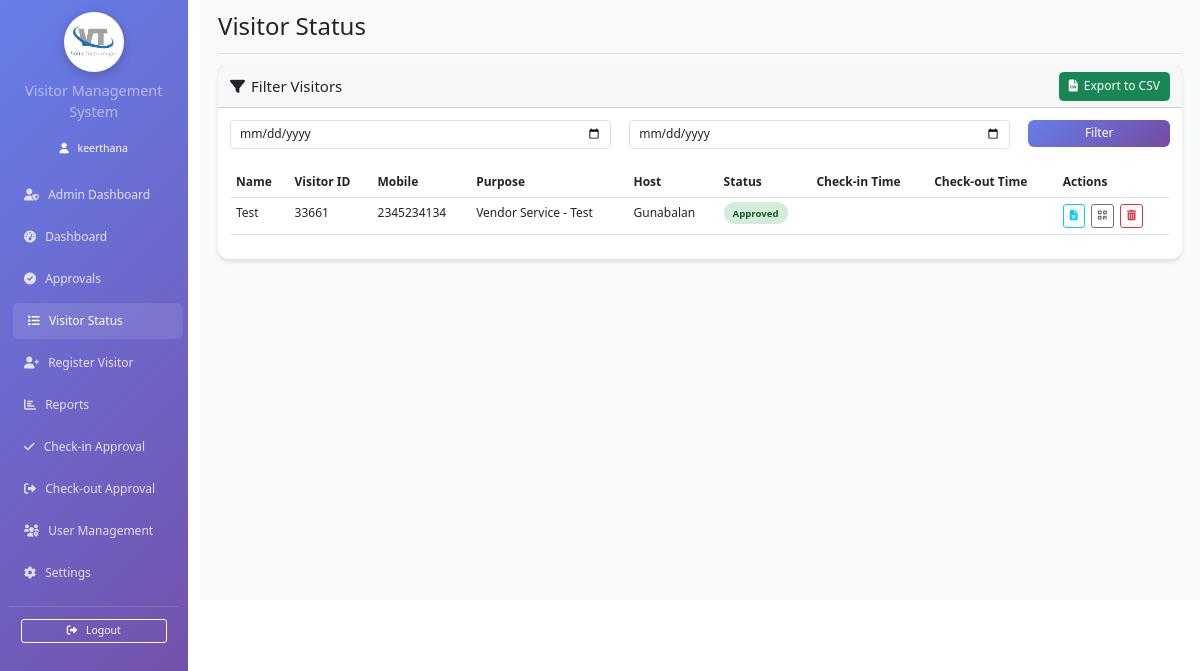
The page /vms/visitor_status (signed in) on the database as committed earlier.
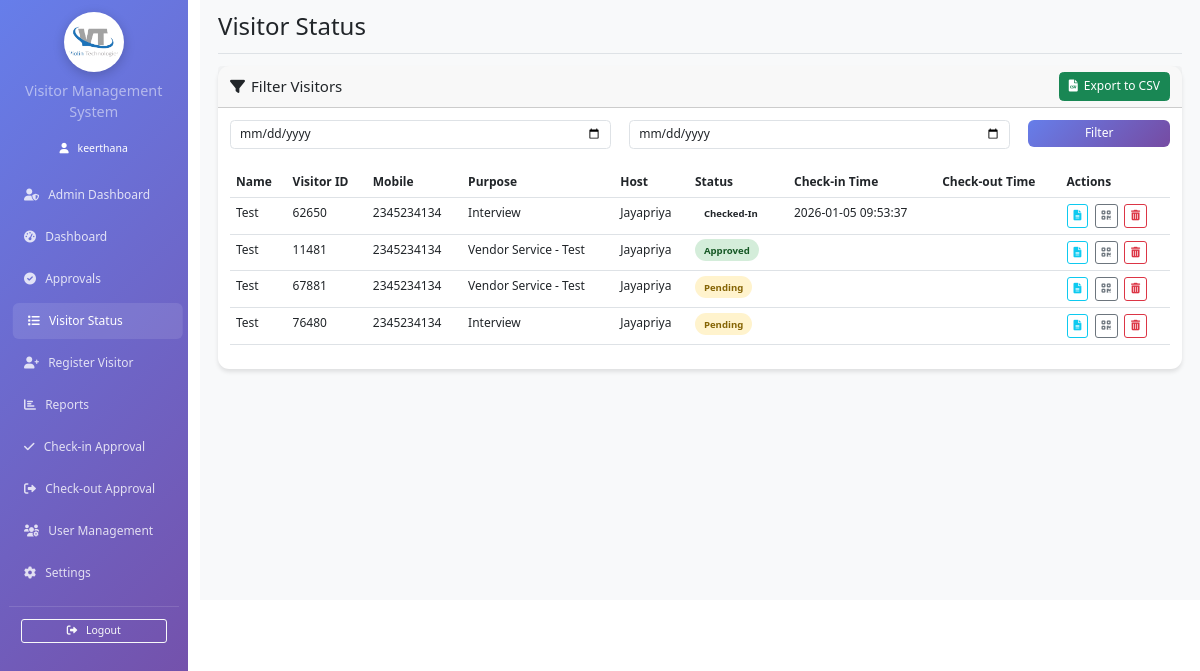
The same page on the database as committed later.
### app.py (models this page shows)
class Visitor(db.Model):
    id = db.Column(db.Integer, primary_key=True)
    name = db.Column(db.String(100), nullable=False)
    email = db.Column(db.String(120))
    mobile = db.Column(db.String(20), nullable=False)
    purpose = db.Column(db.Text, nullable=False)
    host_id = db.Column(db.Integer, db.ForeignKey('user.id'), nullable=False)
    id_proof_path = db.Column(db.String(200))
    id_proof_type = db.Column(db.String(50))  # New column for type of ID proof
    other_id_proof_type = db.Column(db.String(100))  # New column for custom ID proof type if 'Others' is selected
    visitor_image = db.Column(db.String(200))  # New column for visitor's captured photo
    status = db.Column(db.String(20), default='pending')  # pending, approved, rejected, exited
    approved_at = db.Column(db.DateTime) # New column to store approval timestamp
    check_in_time = db.Column(db.DateTime) # Removed default=datetime.utcnow, as check-in is a separate action
    check_out_time = db.Column(db.DateTime)
    qr_code = db.Column(db.String(200))
    created_by = db.Column(db.Integer, db.ForeignKey('user.id'), nullable=False)
    unit = db.Column(db.String(100)) # New column for visitor's unit
    work_permit_certificate = db.Column(db.String(200))  # Path to work permit certificate file
    approved_by_id = db.Column(db.Integer, db.ForeignKey('user.id'))  # ID of user who approved
    meeting_id = db.Column(db.String(50))
    requested_by = db.Column(db.String(100))
    no_of_hours = db.Column(db.Integer)
    visit_location = db.Column(db.String(100))
    visitor_type = db.Column(db.String(50))
    company = db.Column(db.String(100))
    from_datetime = db.Column(db.DateTime)
    to_datetime = db.Column(db.DateTime)
    card_identification_name = db.Column(db.String(100))
    access_group_name = db.Column(db.String(100))
    Visitor_ID = db.Column(db.String(100))
    original_visitor_id = db.Column(db.String(100))
    host = db.relationship('User', foreign_keys=[host_id])
    created_by_user = db.relationship('User', foreign_keys=[created_by])
    approved_by_user = db.relationship('User', foreign_keys=[approved_by_id])
    materials = db.relationship('Material', backref='visitor', lazy=True, cascade="all, delete-orphan")

class User(UserMixin, db.Model):
    id = db.Column(db.Integer, primary_key=True)
    employee_id = db.Column(db.String(80), unique=True, nullable=False)
    email = db.Column(db.String(120), unique=True, nullable=False)
    password_hash = db.Column(db.String(255), nullable=False)
    role = db.Column(db.String(20), nullable=False)
    username = db.Column(db.String(100), nullable=False)
    department = db.Column(db.String(100))
    unit = db.Column(db.String(100))
    is_active = db.Column(db.Boolean, default=True)
    created_at = db.Column(db.DateTime, default=lambda: datetime.now(IST_TIMEZONE))
    is_hod = db.Column(db.Boolean, default=False)  # Field to identify HODs

### app.py (the view)
@app.route('/vms/visitor_status', methods=['GET', 'POST'])
@rate_limit(limit=60, window=60, name='visitor_status')
@login_required
def visitor_status():
    if current_user.role not in ['admin', 'security', 'employee']:
        flash('Access denied!', 'error')
        return redirect(url_for('dashboard',_external=True))
    start_date_str = request.form.get('start_date')
    end_date_str = request.form.get('end_date')
    query = Visitor.query
    if current_user.role == 'security':
        query = query.filter_by(unit=current_user.unit)
    elif current_user.role == 'employee':
        query = query.filter_by(host_id=current_user.id)
    if start_date_str and end_date_str:
        start_date = datetime.strptime(start_date_str, '%Y-%m-%d')
        end_date = datetime.strptime(end_date_str, '%Y-%m-%d') + timedelta(days=1)
        visitors = query.filter(Visitor.check_in_time >= start_date, Visitor.check_in_time < end_date).all()
    else:
        visitors = query.all()
    return render_template('visitor_status.html', visitors=visitors, start_date=start_date_str, end_date=end_date_str)

### app.py (called while the page is built)
def _rate_key(name: str):
    try:
        identifier = None
        if current_user.is_authenticated:
            identifier = f"user:{current_user.id}"
        else:
            identifier = f"ip:{request.headers.get('X-Forwarded-For', request.remote_addr) or 'unknown'}"
        return f"{identifier}:{name}"
    except Exception:
        return f"ip:{request.remote_addr or 'unknown'}:{name}"

@login_manager.user_loader
def load_user(user_id):
    return User.query.get(int(user_id))

@app.before_request
def adjust_script_root():
    if request.path.startswith('/vms'):
        request.environ['SCRIPT_NAME'] = '/vms'

### templates/visitor_status.html (shortened to what the changed rows need)
{% extends "base.html" %}
{% block page_title %}Visitor Status{% endblock %}
{% block content %}
<div class="card">
    <div class="card-body">
        {% if visitors %}
            <div class="table-responsive mt-4">
                <table class="table table-hover">
                    <thead>
                        <tr>
                            <th>Name</th>
                            <th>Visitor ID</th>
                            <th>Mobile</th>
                            <th>Purpose</th>
                            <th>Host</th>
                            <th>Status</th>
                            <th>Check-in Time</th>
                            <th>Check-out Time</th>
                            <th>Actions</th>
                        </tr>
                    </thead>
                    <tbody>
                        {% for visitor in visitors %}
                        <tr>
                            <td>{{ visitor.name }}</td>
                            <td>{{ visitor.Visitor_ID }}</td>
                            <td>{{ visitor.mobile }}</td>
                            <td>{{ visitor.purpose }}</td>
                            <td>{{ visitor.host.username }}</td>
                            <td>
                                <span class="status-badge status-{{ visitor.status }}">
                                    {{ visitor.status|title }}
                                </span>
                            </td>
                            <td>{{ visitor.check_in_time.strftime('%Y-%m-%d %H:%M:%S') if visitor.check_in_time else '' }}</td>
                            <td>{{ visitor.check_out_time.strftime('%Y-%m-%d %H:%M:%S') if visitor.check_out_time else '' }}</td>
                            <td>
                                <a href="{{ url_for('get_visitor_details', visitor_id=visitor.Visitor_ID) }}" class="btn btn-sm btn-outline-info" title="View Report">
                                    <i class="fas fa-file-alt"></i>
                                </a>
                                <a href="{{ url_for('display_qr_code', visitor_id=visitor.Visitor_ID) }}" class="btn btn-sm btn-outline-secondary ms-1" title="View QR Code">
                                    <i class="fas fa-qrcode"></i>
                                </a>
                                {% if current_user.role in ['admin', 'security'] %}
                                <form method="POST" action="{{ url_for('delete_visitor', visitor_id=visitor.Visitor_ID) }}" style="display:inline;">
                                    <button type="submit" class="btn btn-sm btn-outline-danger ms-1" title="Delete Visitor" onclick="return confirm('Are you sure you want to delete this visitor?');">
                                        <i class="fas fa-trash-alt"></i>
                                    </button>
                                </form>
                                {% endif %}
                            </td>
                        </tr>
                        {% endfor %}
                    </tbody>
                </table>
            </div>
        {% else %}
            <div class="text-center py-4">
                <i class="fas fa-users fa-3x text-muted mb-3"></i>
                <h5 class="text-muted">No visitors found</h5>
                <p class="text-muted">There are no visitors matching the selected criteria.</p>
            </div>
        {% endif %}
    </div>
</div>
{% endblock %}

Rows that differ between the two databases and show on the page:
removed Visitor: name "Test", Visitor_ID "33661", mobile "2345234134", purpose "Vendor Service - Test", host.username "Gunabalan", status "Approved"
added Visitor: name "Test", Visitor_ID "62650", mobile "2345234134", purpose "Interview", host.username "Jayapriya", status "Checked-In", check_in_time "2026-01-05 09:53:37"
added Visitor: name "Test", Visitor_ID "11481", mobile "2345234134", purpose "Vendor Service - Test", host.username "Jayapriya", status "Approved"
added Visitor: name "Test", Visitor_ID "67881", mobile "2345234134", purpose "Vendor Service - Test", host.username "Jayapriya", status "Pending"
added Visitor: name "Test", Visitor_ID "76480", mobile "2345234134", purpose "Interview", host.username "Jayapriya", status "Pending"
